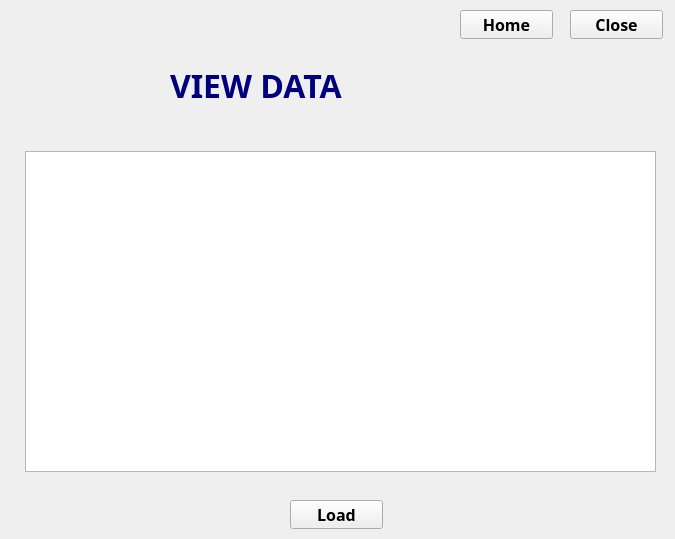
<?xml version="1.0" encoding="UTF-8"?>
<ui version="4.0">
 <class>foreing_data</class>
 <widget class="QWidget" name="foreing_data">
  <property name="geometry">
   <rect>
    <x>0</x>
    <y>0</y>
    <width>675</width>
    <height>539</height>
   </rect>
  </property>
  <property name="font">
   <font/>
  </property>
  <property name="windowTitle">
   <string>Postal Management System</string>
  </property>
  <widget class="QLabel" name="image">
   <property name="geometry">
    <rect>
     <x>20</x>
     <y>20</y>
     <width>111</width>
     <height>111</height>
    </rect>
   </property>
   <property name="font">
    <font>
     <family>Sitka Display</family>
     <bold>true</bold>
    </font>
   </property>
   <property name="text">
    <string/>
   </property>
  </widget>
  <widget class="QLabel" name="label_2">
   <property name="geometry">
    <rect>
     <x>170</x>
     <y>50</y>
     <width>231</width>
     <height>71</height>
    </rect>
   </property>
   <property name="font">
    <font>
     <family>Sitka Display</family>
     <pointsize>24</pointsize>
     <bold>true</bold>
    </font>
   </property>
   <property name="text">
    <string>&lt;html&gt;&lt;head/&gt;&lt;body&gt;&lt;p&gt;&lt;span style=&quot; color:#00007f;&quot;&gt;VIEW DATA&lt;/span&gt;&lt;/p&gt;&lt;/body&gt;&lt;/html&gt;</string>
   </property>
  </widget>
  <widget class="QPushButton" name="pushButton">
   <property name="geometry">
    <rect>
     <x>460</x>
     <y>10</y>
     <width>93</width>
     <height>29</height>
    </rect>
   </property>
   <property name="font">
    <font>
     <family>Sitka Display</family>
     <pointsize>12</pointsize>
     <bold>true</bold>
    </font>
   </property>
   <property name="text">
    <string>Home</string>
   </property>
  </widget>
  <widget class="QPushButton" name="pushButton_2">
   <property name="geometry">
    <rect>
     <x>570</x>
     <y>10</y>
     <width>93</width>
     <height>29</height>
    </rect>
   </property>
   <property name="font">
    <font>
     <family>Sitka Display</family>
     <pointsize>12</pointsize>
     <bold>true</bold>
    </font>
   </property>
   <property name="text">
    <string>Close</string>
   </property>
  </widget>
  <widget class="QPushButton" name="pushButton_3">
   <property name="geometry">
    <rect>
     <x>290</x>
     <y>500</y>
     <width>93</width>
     <height>29</height>
    </rect>
   </property>
   <property name="font">
    <font>
     <family>Sitka Display</family>
     <pointsize>12</pointsize>
     <bold>true</bold>
    </font>
   </property>
   <property name="text">
    <string>Load</string>
   </property>
  </widget>
  <widget class="QTableView" name="tableView">
   <property name="geometry">
    <rect>
     <x>25</x>
     <y>151</y>
     <width>631</width>
     <height>321</height>
    </rect>
   </property>
   <property name="font">
    <font>
     <family>Sitka Display</family>
     <bold>true</bold>
    </font>
   </property>
  </widget>
 </widget>
 <resources/>
 <connections/>
</ui>
